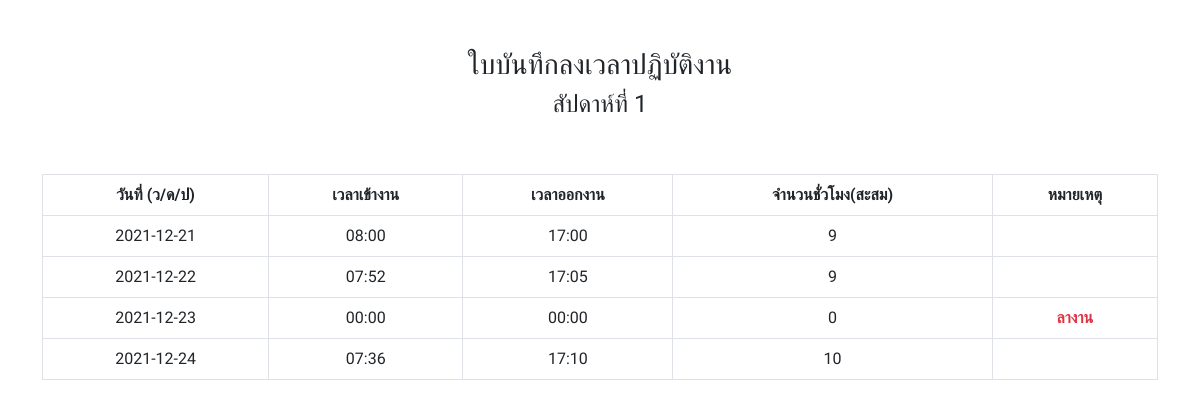
The app's page /std_report.php?type=daily&week=1&std_id=1 (signed in), older data.
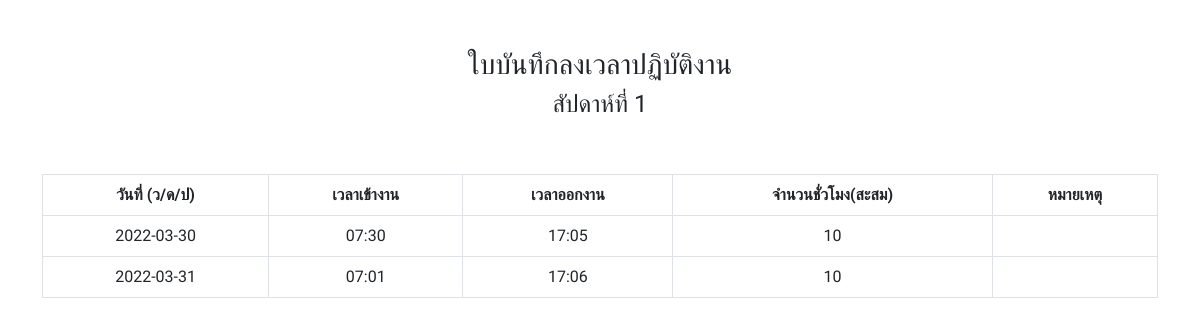
The same page, newer data.
### tables this page shows
CREATE TABLE `internship_notes` (
  `intsn_id` int(11) NOT NULL COMMENT 'รหัส',
  `std_id` int(11) NOT NULL COMMENT 'นักศึกษา',
  `intsn_week` int(2) NOT NULL COMMENT 'สัปดาห์ที่',
  `intsn_date` date NOT NULL COMMENT 'วันที่',
  `intsn_work_in` time NOT NULL COMMENT 'เวลาเข้างาน',
  `intsn_work_out` time NOT NULL COMMENT 'เวลาออกงาน',
  `intsn_leave` int(1) NOT NULL COMMENT '0 = มาทำงาน , 1 = ลางาน',
  `intsn_job` text NOT NULL COMMENT 'งานที่ได้รับมอบหมาย',
  `intsn_work_step` text NOT NULL COMMENT 'ขั้นตอนการปฏิบัติงาน',
  `intsn_work_result` text NOT NULL COMMENT 'ผลการปฏิบัติงาน',
  `intsn_work_learn` text NOT NULL COMMENT 'สิ่งที่ได้เรียนรู้จากงานที่ได้รับมอบหมาย',
  `intsn_work_issue` text NOT NULL COMMENT 'ปัญหาจากการปฏิบัติงาน',
  `intsn_work_improve` text NOT NULL COMMENT 'สิ่งที่ต้องปรับปรุง',
  `intsn_work_performance` text NOT NULL COMMENT 'การตรวจสอบผลการปฏิบัติงาน',
  `intsn_ovs_status` varchar(255) NOT NULL COMMENT 'สถานะยืนยันจากหัวหน้างาน',
  `intsn_tch_status` varchar(255) NOT NULL COMMENT 'สถานะยืนยันจากอาจารย์',
  `intsn_created` timestamp NOT NULL DEFAULT current_timestamp() COMMENT 'สร้างเมื่อ',
  `intsn_updated` timestamp NOT NULL DEFAULT current_timestamp() ON UPDATE current_timestamp() COMMENT 'อัพเดตล่าสุด'
);

### std_report.php (the view, shortened to what the changed rows need)
<?php
require_once('services/connect.php');
?>
<?php
if (isset($_GET['type']) && isset($_GET['week']) && isset($_GET['std_id'])) {
    $type = mysqli_real_escape_string($conn, $_GET['type']);
    $week = mysqli_real_escape_string($conn, $_GET['week']);
    $std_id = mysqli_real_escape_string($conn, $_GET['std_id']);
    if ($type == 'daily') {
        if ($week == 'all') {
            $sql = "SELECT intsn_date,intsn_work_in,intsn_work_out,intsn_leave FROM internship_notes WHERE std_id='$std_id' ORDER BY intsn_date ASC";
        } else {
            $sql = "SELECT intsn_date,intsn_work_in,intsn_work_out,intsn_leave FROM internship_notes WHERE intsn_week='$week' AND std_id='$std_id' ORDER BY intsn_date ASC";
        }
        $report_query = mysqli_query($conn, $sql);
    } else if ($type == 'weekly') {
        $sql = "SELECT * FROM students,teachers,overseers,internship_places WHERE students.tch_id=teachers.tch_id AND students.ovs_id=overseers.ovs_id
        AND students.intsp_id=internship_places.intsp_id AND std_id='$std_id'";
        $query = mysqli_query($conn, $sql);
        $stdObj = mysqli_fetch_object($query);
        if ($week == 'all') {
            $sql = "SELECT * FROM internship_notes WHERE std_id='$std_id' GROUP BY intsn_week ORDER BY intsn_date ASC";
        } else {
            $sql = "SELECT * FROM internship_notes WHERE std_id='$std_id' AND intsn_week='$week' ORDER BY intsn_date ASC";
        }
        $intsn_query = mysqli_query($conn, $sql);
        $intsn_object = mysqli_fetch_object($intsn_query);
        $title = "บันทึกรายละเอียดการฝึกปฏิบัติงานรายสัปดาห์";
        $sub_title = "";
    } else {
        echo "<script>
            alert('ไม่สามารถพิมพ์รายงานได้');
            window.history.back()
        </script>";
    }
} else if (isset($_GET['type']) && isset($_GET['std_id'])) {
    function DayThai($strDate)
    {
        $strDay = date("j", strtotime($strDate));
        return "$strDay";
    }
    function MonthThai($strDate)
    {
        $strMonth = date("n", strtotime($strDate));
        $strMonthCut = array("", "มกราคม", "กุมภาพันธ์", "มีนาคม", "เมษายน", "พฤษภาคม", "มิถุนายน", "กรกฎาคม", "สิงหาคม", "กันยายน", "ตุลาคม", "พฤศจิกายน", "ธันวาคม");
        $strMonthThai = $strMonthCut[$strMonth];
        return "$strMonthThai";
    }
    function YearThai($strDate)
    {
        $strYear = date("Y", strtotime($strDate)) + 543;
        return "$strYear";
    }
    function calAge($strDate)
    {
        $currentYear = date("Y");
        $strYear = date("Y", strtotime($strDate));
        $age = intval($currentYear - $strYear);
        return "$age";
    }
    $type = mysqli_real_escape_string($conn, $_GET['type']);
    $std_id = mysqli_real_escape_string($conn, $_GET['std_id']);
    if ($type == 'personal') {
        $sql = "SELECT * FROM students,teachers,overseers,internship_places WHERE students.tch_id=teachers.tch_id AND students.ovs_id=overseers.ovs_id
        AND students.intsp_id=internship_places.intsp_id AND std_id='$std_id'";
        $query = mysqli_query($conn, $sql);
        $stdObj = mysqli_fetch_object($query);
        if ($stdObj->std_number != '') {
            $sql = "SELECT intsw_start_date,intsw_end_date FROM internship_works WHERE std_id='$std_id' AND intsw_tch_status='ยืนยันเรียบร้อย' AND intsw_ovs_status='ยืนยันเรียบร้อย'";
            $query = mysqli_query($conn, $sql);
            $intswObj = mysqli_fetch_object($query);
        } else {
            echo "<script>
                alert('ไม่สามารถพิมพ์ประวัติได้ กรุณากรอกข้อมูลประวัติส่วนตัวให้ครบถ้วน');
                window.location='std_edit_form.php?id=$std_id'
            </script>";
        }
        $title = "ประวัตินักศึกษาฝึกงาน";
    } else {
        echo "<script>
            alert('ไม่สามารถพิมพ์รายงานได้');
            window.history.back()
        </script>";
    }
} else {
    echo "<script>
            alert('ไม่สามารถพิมพ์รายงานได้');
            window.history.back()
        </script>";
}
?>
<!DOCTYPE html>
<html lang="en">
<head>
    <?php require_once('include/css.php'); ?>
</head>
<body>
    <div class="container text-center">
        <?php if ($type == 'daily') : ?>
            <div class="row mt-5">
                <div class="col-12">
                    <div class="table-responsive">
                        <table class="table table-bordered">
                            <thead>
                                <tr>
                                    <th>วันที่ (ว/ด/ป)</th>
                                    <th>เวลาเข้างาน</th>
                                    <th>เวลาออกงาน</th>
                                    <th>จำนวนชั่วโมง(สะสม)</th>
                                    <th>หมายเหตุ</th>
                                </tr>
                            </thead>
                            <tbody>
                                <?php foreach ($report_query as $row) { ?>
                                    <?php
                                    $work_in = explode(':', $row['intsn_work_in']);
                                    $work_in = $work_in[0] + floor(($work_in[1] / 60) * 100) / 100 . PHP_EOL;
                                    $work_out = explode(':', $row['intsn_work_out']);
                                    $work_out = $work_out[0] + floor(($work_out[1] / 60) * 100) / 100 . PHP_EOL;
                                    $comulative_hours = number_format($work_out - $work_in, 0);
                                    ?>
                                    <tr>
                                        <td><?= $row['intsn_date'] ?></td>
                                        <td><?= substr($row['intsn_work_in'], 0, 5) ?></td>
                                        <td><?= substr($row['intsn_work_out'], 0, 5) ?></td>
                                        <td><?= $comulative_hours ?></td>
                                        <td><?= ($row['intsn_leave'] == '1') ? "<strong class='text-danger'>ลางาน</strong>" : "" ?></td>
                                    </tr>
                                <?php } ?>
                            </tbody>
                        </table>
                    </div>
                </div>
            </div>
        <?php endif ?>
    </div>
</body>
</html>

Row changes from the older to the newer data that the page shows:
removed internship_notes: intsn_date "2021-12-21", intsn_work_in "08:00", intsn_work_out "17:00", comulative_hours "9"
removed internship_notes: intsn_date "2021-12-22", intsn_work_in "07:52", intsn_work_out "17:05", comulative_hours "9"
removed internship_notes: intsn_date "2021-12-23", intsn_work_in "00:00", intsn_work_out "00:00", comulative_hours "0", intsn_leave "ลางาน"
removed internship_notes: intsn_date "2021-12-24", intsn_work_in "07:36", intsn_work_out "17:10", comulative_hours "10"
added internship_notes: intsn_date "2022-03-30", intsn_work_in "07:30", intsn_work_out "17:05", comulative_hours "10"
added internship_notes: intsn_date "2022-03-31", intsn_work_in "07:01", intsn_work_out "17:06", comulative_hours "10"
